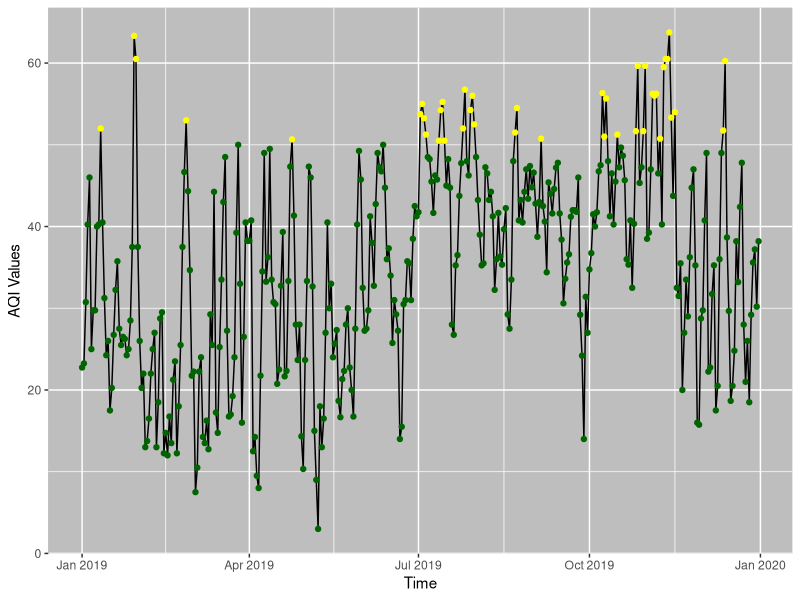

Generate this figure with R:
# import libraries
my_packages <- c("readr","ggplot2","dplyr","tidyverse")
lapply(my_packages,library,character.only = TRUE)

# import data
san_diego_data_aqi_2019 <- read_csv('data/air_quality/san_diego_2019_aqi.csv',
                                    col_types = cols(
                                      'date_local' = col_date(format='%Y-%m-%d'),
                                      'aqi' = col_double()))
health <- vector(mode = "list", length = dim(san_diego_data_aqi_2019)[1])
for (i in 1:dim(san_diego_data_aqi_2019)[1]) {
  if (san_diego_data_aqi_2019[i,2] <= 50) {
    health[i] <- 'darkgreen'
  } else  if (san_diego_data_aqi_2019[i,2] <= 100) {
    health[i] <-  'yellow'
  }  else  if (san_diego_data_aqi_2019[i,2] <= 150) {
    health[i] <- 'orange' 
  } else  if (san_diego_data_aqi_2019[i,2] <= 200) {
    health[i] <- 'red' 
  } else  if (san_diego_data_aqi_2019[i,2] <= 300) {
    health[i] <- 'purple' 
  } else {
    health[i] <- 'maroon'
  }
}

san_diego_data_aqi_2019 %>% tibble() %>% add_column(health)

# visualize data
aqiSanD = ggplot(san_diego_data_aqi_2019,aes(date_local,aqi)) +
  geom_line(aes(date_local,aqi)) + xlab('Time')+ ylab('AQI Values')+
  geom_point(color = health) + theme(
    panel.background = element_rect(fill = "grey",
                                    colour = "grey",
                                    size = 0.5, linetype = "solid")
  )
